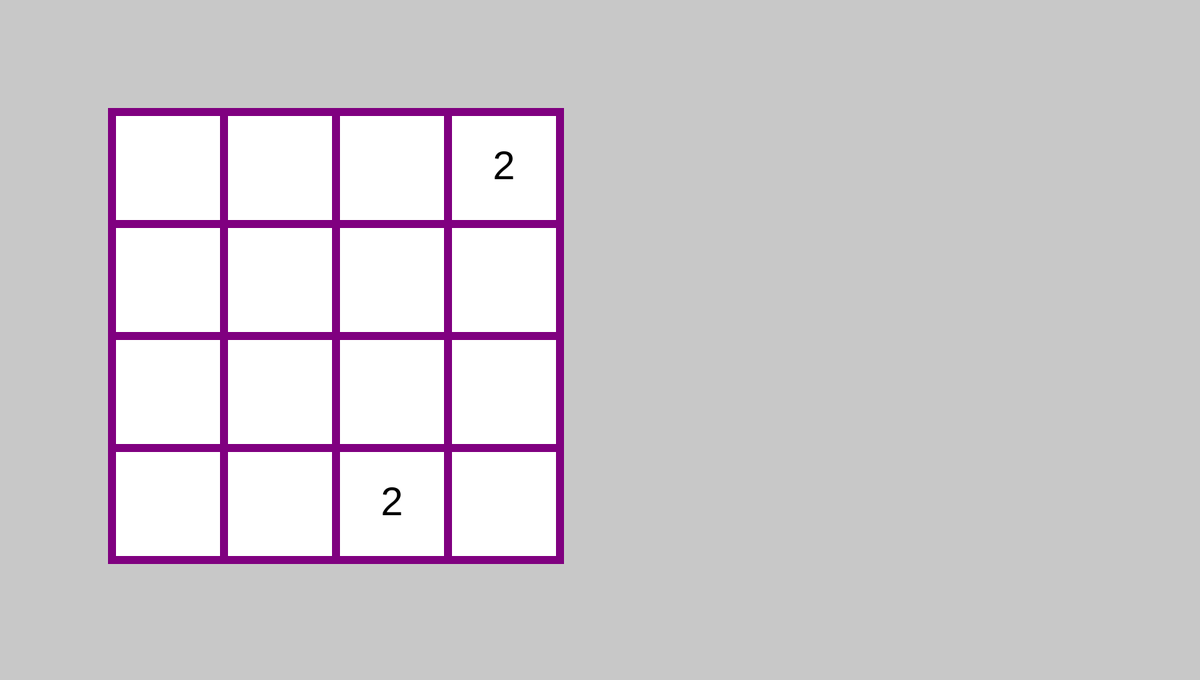
Frame 1 (no input)
Frame 60 (no input): identical to frame 1, image omitted
Frame 120 (the mouse pressed at the canvas centre since frame 60): identical to frame 1, image omitted

The p5.js sketch that drew this single still picture (run headless with seeded random() and noise() and a simulated clock; from frame 60 on, the mouse is pressed at the canvas centre):

// p5.js sketch
// ── sketch.js

function setup() {
  // put setup code here
    createCanvas(1500,850);
    board_values = initialize_multidimen_array()
    console.table(board_values);
    random_insert();
    console.table(board_values);
    random_insert();
    console.table(board_values);


}

function draw() {
  // put drawing code here
  background(200);
  
  drawBoard();


}

//  Draws the 4*4 board, with the values 
 function drawBoard(){
  let board_dimension = 140;
    for (let i=0;i<4;i++){
      for (let j = 0;j<4;j++){
        strokeWeight(10);
        stroke('purple');
        rect(board_dimension*(i+1),board_dimension*(j+1),board_dimension,board_dimension);
        noStroke();
        textSize(50);
        textAlign(CENTER,CENTER);
        if (board_values[i][j] != 0){ 
          text(board_values[i][j],board_dimension*(i+1)+(board_dimension/2),board_dimension*(j+1)+(board_dimension/2));
        }
      }
    }
 }

//  Inserts a 4 or a 2 with a 50% probability in any position in the board that is unoccupied
 function random_insert(){
  let selection_pool = [];
  for (let i=0;i<4;i++){
    for (let j = 0;j<4;j++){
      if(board_values[i][j] == 0){
          selection_pool.push([i,j]);
      }
      }
    }
    let selected = random(selection_pool);
      let determinor = random(1);
      if (determinor > 0.5){
        board_values[selected[0]][selected[1]] = 4;
      }
      else{
        board_values[selected[0]][selected[1]] = 2;
  }
 }

//   shift everything towards the right (downwards in the board), helper function
 function right_shift(arr){
   new_arr = [];
   for (let i=0;i<arr.length;i++){
      if (arr[i]!=0){
        new_arr.push(arr[i])
      }
   }
    difference = arr.length - new_arr.length;
    zeros = Array(difference).fill(0);
    new_arr = zeros.concat(new_arr);
    return new_arr;
  
 }

 function keyPressed(){
   console.log(key);
   if (key === "4"){ // down operation
      board_values = main_operation(board_values);
   }
   else if (key === "3"){ // Up operation
     reverse_values(board_values);
     board_values = main_operation(board_values);
   }
   else if(key === "2"){ // right operation
      board_values = matrix_transpose(board_values);
      board_values = main_operation(board_values);
   }
   else if(key === "1"){ // left operation
     board_values = matrix_transpose(board_values);
     reverse_values(board_values);
     console.log(board_values);
     board_values = main_operation(board_values);
   }
    // control = Array_copy(board_values);
    // for (let i=0;i < 4;i++){
    //   board_values[i] = right_shift_and_merge(board_values[i]);
    // }
    // if (compare_array(board_values,control)){
    //   random_insert();
    // }
    if (key === "3"){
      reverse_values(board_values);
    }
    else if(key === "2"){
      board_values = matrix_transpose(board_values);
   }
   else if(key === "1"){
    reverse_values(board_values);
    board_values = matrix_transpose(board_values);
    console.log(board_values);
   }
  }

 


 function merge_right(arr){ // merge right, helper function
  for (let ptr = arr.length - 1;ptr>0;ptr--){
    if (arr[ptr-1] == arr[ptr]){
      arr[ptr] = arr[ptr] + arr[ptr-1];
      arr[ptr-1] = 0;
    }
  }
  return arr;
 }

 function right_shift_and_merge(arr){ //performs the complete right shift and merging operation.
    arr = right_shift(arr);
    arr = merge_right(arr);
    arr = right_shift(arr);
    return arr;
 }
 function compare_array(array1,array2){ // return True if two arrays are different

   for (let i = 0;i<4;i++){
     for(let j = 0;j<4;j++)
     if(array1[i][j] != array2[i][j]){
       return true;
     }
   }
   return false;
 }
 function reverse_values(values){
  for (let i = 0;i<4;i++){
    values[i].reverse();
  }
 }

 function Array_copy(arr){
    to_compare = initialize_multidimen_array();
    for (let i = 0;i<4;i++){
      for (let j =0;j<4;j++){
        to_compare[i][j] = arr[i][j];
      }
    }
  return to_compare;
 }
 function initialize_multidimen_array(){
   return [[0,0,0,0],[0,0,0,0],[0,0,0,0],[0,0,0,0]];
 }
 function matrix_transpose(arr){
   to_return = initialize_multidimen_array();
   for (let i = 0;i<4;i++){
     for (let j = 0;j<4;j++){
       to_return[i][j] = arr[j][i];
     }
   }
   return to_return;
 }

 function main_operation(board_values){
  control = Array_copy(board_values);
  for (let i=0;i < 4;i++){
    board_values[i] = right_shift_and_merge(board_values[i]);
  }
  if (compare_array(board_values,control)){
    random_insert();
  }
  return board_values;
 }
// ── array_util.js
//  Some utility functions for array operations

function initialize_multidimen_array(){
    return [[0,0,0,0],[0,0,0,0],[0,0,0,0],[0,0,0,0]];
}

function matrix_transpose(arr){
    to_return = initialize_multidimen_array();
    for (let i = 0;i<4;i++){
      for (let j = 0;j<4;j++){
        to_return[i][j] = arr[j][i];
      }
    }
    return to_return;
}

function Array_copy(arr){
    to_compare = initialize_multidimen_array();
    for (let i = 0;i<4;i++){
      for (let j =0;j<4;j++){
        to_compare[i][j] = arr[i][j];
      }
    }
  return to_compare;
}

function compare_array(array1,array2){ // return True if two arrays are different

    for (let i = 0;i<4;i++){
      for(let j = 0;j<4;j++)
      if(array1[i][j] != array2[i][j]){
        return true;
      }
    }
    return false;
}

function right_shift(arr){ //   shift everything towards the right (downwards in the board), helper function
    new_arr = [];
    for (let i=0;i<arr.length;i++){
       if (arr[i]!=0){
         new_arr.push(arr[i])
       }
    }
     difference = arr.length - new_arr.length;
     zeros = Array(difference).fill(0);
     new_arr = zeros.concat(new_arr);
     return new_arr;
   
}

function merge_right(arr){ // merge right, helper function
    for (let ptr = arr.length - 1;ptr>0;ptr--){
      if (arr[ptr-1] == arr[ptr]){
        arr[ptr] = arr[ptr] + arr[ptr-1];
        arr[ptr-1] = 0;
      }
    }
    return arr;
}
